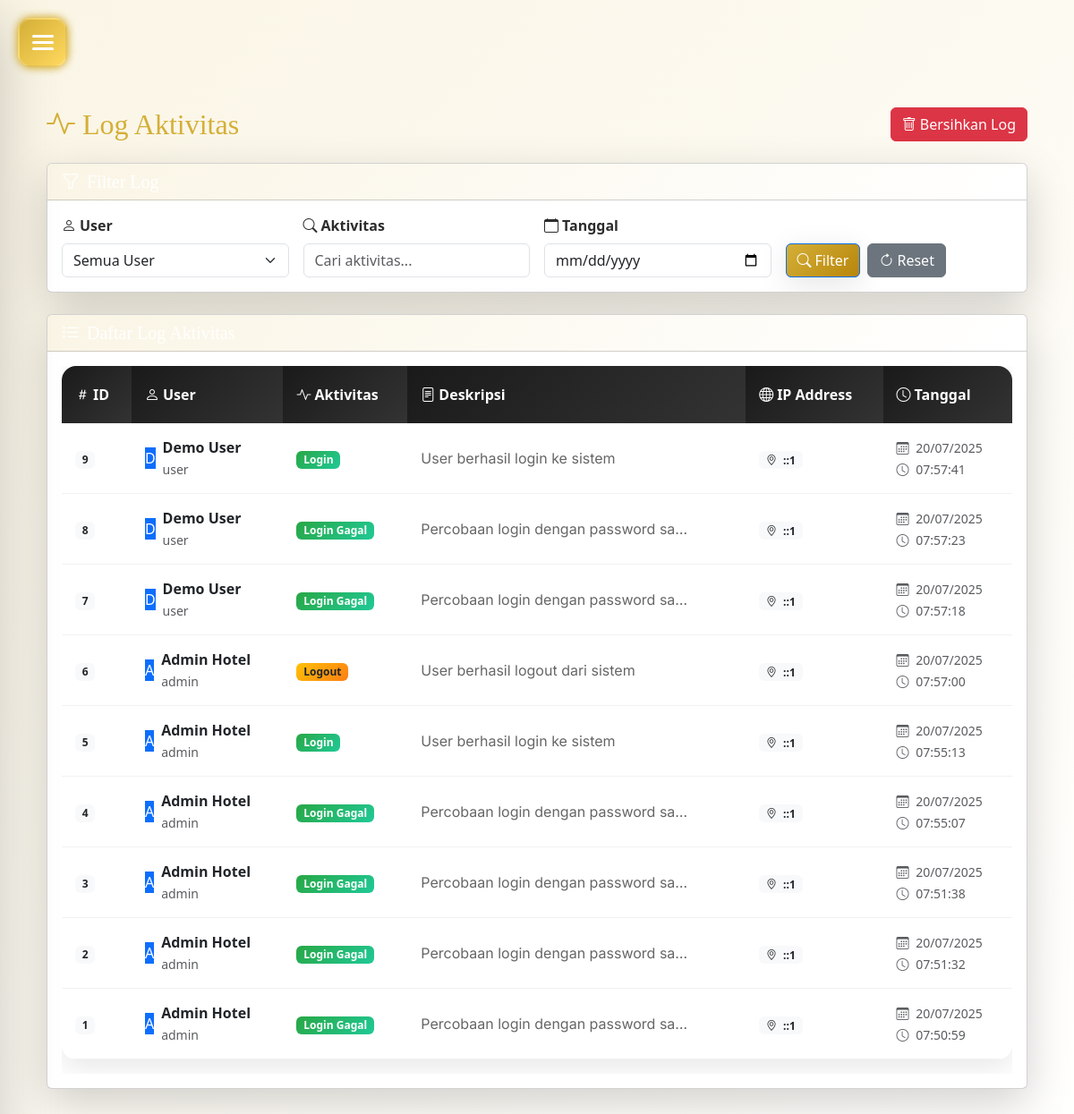
Page /admin/log_aktivitas.php (signed in) on the committed database.
### tables this page shows
CREATE TABLE `log_aktivitas` (
  `id` int(11) NOT NULL,
  `user_id` int(11) DEFAULT NULL,
  `aktivitas` varchar(255) NOT NULL,
  `deskripsi` text DEFAULT NULL,
  `ip_address` varchar(45) DEFAULT NULL,
  `tanggal` timestamp NULL DEFAULT current_timestamp()
);

CREATE TABLE `users` (
  `id` int(11) NOT NULL,
  `username` varchar(50) NOT NULL,
  `password` varchar(255) NOT NULL,
  `nama_lengkap` varchar(100) NOT NULL,
  `email` varchar(100) DEFAULT NULL,
  `phone` varchar(20) DEFAULT NULL,
  `alamat` text DEFAULT NULL,
  `role_id` int(11) NOT NULL,
  `last_login` timestamp NULL DEFAULT NULL,
  `created_at` timestamp NULL DEFAULT current_timestamp(),
  `password_reset_token` varchar(255) DEFAULT NULL,
  `password_reset_expires` timestamp NULL DEFAULT NULL,
  `login_attempts` int(11) DEFAULT 0,
  `locked_until` timestamp NULL DEFAULT NULL
);

### admin/log_aktivitas.php (the view, shortened to what this page needs)
<?php
require '../config/koneksi.php';
$filter_aktivitas = isset($_GET['aktivitas']) ? $_GET['aktivitas'] : '';
$filter_date = isset($_GET['date']) ? $_GET['date'] : '';
$params = [];
$param_types = '';
$where_clause = '';
$query = "SELECT l.*, u.nama_lengkap, u.username
          FROM log_aktivitas l
          LEFT JOIN users u ON l.user_id = u.id
          $where_clause
          ORDER BY l.tanggal DESC
          LIMIT 100";
if (!empty($params)) {
    $stmt = $conn->prepare($query);
    $stmt->bind_param($param_types, ...$params);
    $stmt->execute();
    $result = $stmt->get_result();
} else {
    $result = mysqli_query($conn, $query);
}
?>
<!DOCTYPE html>
<html lang="id">
<head>
    <link rel="stylesheet" href="../assets/style.css">
    <link href="https://cdn.jsdelivr.net/npm/bootstrap@5.3.0/dist/css/bootstrap.min.css" rel="stylesheet">
    <link rel="stylesheet" href="https://cdn.jsdelivr.net/npm/bootstrap-icons@1.10.5/font/bootstrap-icons.css">
</head>
<body class="admin-page">
    <?php require('sidebar.php'); ?>
<button class="hamburger-btn">
    <div class="hamburger-icon">
    </div>
</button>
<div class="main-content">
        <div class="container-fluid">
            <div class="d-flex justify-content-between align-items-center mb-4 fade-in-up">
                <h2 class="mb-0 text-gold">
                    <i class="bi bi-activity me-2"></i>Log Aktivitas
                </h2>
                <button class="btn btn-danger" data-bs-toggle="modal" data-bs-target="#clearModal">
                    <i class="bi bi-trash me-1"></i>Bersihkan Log
                </button>
            </div>
            <div class="card shadow-lg mb-4 fade-in-up">
                <div class="card-header bg-gradient-primary text-white">
                    <h5 class="card-title mb-0">
                        <i class="bi bi-funnel me-2"></i>Filter Log
                    </h5>
                </div>
                <div class="card-body">
                    <form method="GET" class="row g-3">
                        <div class="col-md-3">
                            <label class="form-label fw-bold">
                                <i class="bi bi-person me-1"></i>User
                            </label>
                            <select class="form-select" name="user">
                                <option value="">Semua User</option>
                            </select>
                        </div>
                        <div class="col-md-3">
                            <label class="form-label fw-bold">
                                <i class="bi bi-search me-1"></i>Aktivitas
                            </label>
                            <input type="text" class="form-control" name="aktivitas" value="<?= htmlspecialchars($filter_aktivitas) ?>" placeholder="Cari aktivitas...">
                        </div>
                        <div class="col-md-3">
                            <label class="form-label fw-bold">
                                <i class="bi bi-calendar me-1"></i>Tanggal
                            </label>
                            <input type="date" class="form-control" name="date" value="<?= htmlspecialchars($filter_date) ?>">
                        </div>
                        <div class="col-md-3">
                            <label class="form-label">&nbsp;</label>
                            <div class="d-flex gap-2">
                                <button type="submit" class="btn btn-primary">
                                    <i class="bi bi-search me-1"></i>Filter
                                </button>
                                <a href="log_aktivitas.php" class="btn btn-secondary">
                                    <i class="bi bi-arrow-clockwise me-1"></i>Reset
                                </a>
                            </div>
                        </div>
                    </form>
                </div>
            </div>
            <div class="card shadow-lg fade-in-up">
                <div class="card-header bg-gradient-primary text-white">
                    <h5 class="card-title mb-0">
                        <i class="bi bi-list-ul me-2"></i>Daftar Log Aktivitas
                    </h5>
                </div>
                <div class="card-body">
                    <?php if (mysqli_num_rows($result) > 0): ?>
                        <div class="table-responsive">
                            <table class="table table-hover align-middle">
                                <thead class="table-dark">
                                    <tr>
                                        <th><i class="bi bi-hash me-1"></i>ID</th>
                                        <th><i class="bi bi-person me-1"></i>User</th>
                                        <th><i class="bi bi-activity me-1"></i>Aktivitas</th>
                                        <th><i class="bi bi-file-text me-1"></i>Deskripsi</th>
                                        <th><i class="bi bi-globe me-1"></i>IP Address</th>
                                        <th><i class="bi bi-clock me-1"></i>Tanggal</th>
                                    </tr>
                                </thead>
                                <tbody>
                                    <?php while ($row = mysqli_fetch_assoc($result)): ?>
                                    <tr>
                                        <td><span class="badge bg-light text-dark"><?= $row['id'] ?></span></td>
                                        <td>
                                            <div class="d-flex align-items-center">
                                                <div class="avatar-circle bg-primary text-white me-2">
                                                    <?= strtoupper(substr($row['nama_lengkap'] ?? 'S', 0, 1)) ?>
                                                </div>
                                                <div>
                                                    <strong><?= htmlspecialchars($row['nama_lengkap'] ?? 'System') ?></strong><br>
                                                    <small class="text-muted"><?= htmlspecialchars($row['username'] ?? '-') ?></small>
                                                </div>
                                            </div>
                                        </td>
                                        <td>
                                            <?php
                                            $activity_colors = [
                                                'login' => 'bg-success',
                                                'logout' => 'bg-warning text-dark',
                                                'create' => 'bg-primary',
                                                'update' => 'bg-info',
                                                'delete' => 'bg-danger',
                                                'view' => 'bg-secondary'
                                            ];
                                            $activity = strtolower($row['aktivitas']);
                                            $badge_class = 'bg-primary';
                                            foreach ($activity_colors as $key => $color) {
                                                if (strpos($activity, $key) !== false) {
                                                    $badge_class = $color;
                                                    break;
                                                }
                                            }
                                            ?>
                                            <span class="badge <?= $badge_class ?>">
                                                <?= htmlspecialchars($row['aktivitas']) ?>
                                            </span>
                                        </td>
                                        <td>
                                            <div class="description-preview" style="max-width: 300px;">
                                                <p class="mb-0 text-truncate" title="<?= htmlspecialchars($row['deskripsi'] ?? '-') ?>">
                                                    <?= htmlspecialchars($row['deskripsi'] ?? '-') ?>
                                                </p>
                                            </div>
                                        </td>
                                        <td>
                                            <span class="badge bg-light text-dark">
                                                <i class="bi bi-geo-alt me-1"></i>
                                                <?= htmlspecialchars($row['ip_address'] ?? '-') ?>
                                            </span>
                                        </td>
                                        <td>
                                            <small class="text-muted">
                                                <i class="bi bi-calendar3 me-1"></i>
                                                <?= date('d/m/Y', strtotime($row['tanggal'])) ?><br>
                                                <i class="bi bi-clock me-1"></i>
                                                <?= date('H:i:s', strtotime($row['tanggal'])) ?>
                                            </small>
                                        </td>
                                    </tr>
                                    <?php endwhile; ?>
                                </tbody>
                            </table>
                        </div>
                    <?php endif; ?>
                </div>
            </div>
        </div>
</div>
</body>
</html>

### assets/style.css (style rules this page uses)
:root { --primary-gold: #d4af37; --primary-dark: #1a1a1a; --primary-green: #2c5530; --accent-cream: #faf5e5; --text-dark: #2c2c2c; --text-light: #666666; --glass-bg: rgba(255, 255, 255, 0.1); --glass-border: rgba(255, 255, 255, 0.2); --shadow-soft: 0 8px 32px rgba(0, 0, 0, 0.1); --shadow-medium: 0 12px 48px rgba(0, 0, 0, 0.15); --shadow-strong: 0 20px 64px rgba(0, 0, 0, 0.2); --transition-smooth: all 0.4s cubic-bezier(0.4, 0, 0.2, 1); --transition-fast: all 0.2s ease; --border-radius: 16px; --border-radius-lg: 24px; }
* { margin: 0; padding: 0; box-sizing: border-box; }
html { scroll-behavior: smooth; }
body { font-family: "Inter", sans-serif; background: linear-gradient(135deg, var(--accent-cream) 0%, #ffffff 100%); color: var(--text-dark); line-height: 1.6; overflow-x: hidden; }
h1, h2, h3, h4, h5, h6 { font-family: "Playfair Display", serif; font-weight: 600; color: var(--primary-dark); margin-bottom: 1rem; }
h2 { font-size: 2.8rem; line-height: 1.3; }
h5 { font-size: 1.4rem; line-height: 1.5; }
p { font-family: "Inter", sans-serif; color: var(--text-light); margin-bottom: 1rem; }
.hamburger-btn { position: fixed; top: 30px; left: 30px; width: 60px; height: 60px; background: linear-gradient(135deg, var(--primary-gold), #b8860b); border: none; border-radius: 50%; cursor: pointer; z-index: 1001; display: flex; align-items: center; justify-content: center; box-shadow: var(--shadow-medium); transition: var(--transition-smooth); backdrop-filter: blur(10px); }
.hamburger-icon { width: 24px; height: 18px; position: relative; transform: rotate(0deg); transition: var(--transition-smooth); }
.main-content { margin-left: 0; min-height: 100vh; padding: 120px 40px 40px; transition: var(--transition-smooth); }
.form-control { border: 2px solid rgba(0, 0, 0, 0.1); border-radius: 12px; padding: 15px 20px; font-size: 1rem; transition: var(--transition-fast); background: rgba(255, 255, 255, 0.9); }
.form-label { font-weight: 600; color: var(--text-dark); margin-bottom: 8px; }
.btn { border-radius: 12px; padding: 15px 30px; font-weight: 600; font-size: 1rem; transition: var(--transition-fast); border: none; cursor: pointer; }
.btn-primary { background: linear-gradient(135deg, var(--primary-gold), #b8860b); color: white; box-shadow: var(--shadow-soft); }
.card { border: none; border-radius: var(--border-radius); box-shadow: var(--shadow-soft); transition: var(--transition-smooth); background: white; overflow: hidden; }
.card-header { background: linear-gradient(135deg, var(--accent-cream), white); border-bottom: 1px solid rgba(0, 0, 0, 0.1); padding: 20px; }
.card-body { padding: 25px; }
.table { background: white; border-radius: var(--border-radius); overflow: hidden; box-shadow: var(--shadow-soft); }
.table thead th { background: linear-gradient(135deg, var(--primary-dark), #333); color: white; border: none; padding: 20px 15px; font-weight: 600; }
.table tbody td { padding: 15px; border-bottom: 1px solid rgba(0, 0, 0, 0.05); vertical-align: middle; }
.badge { padding: 8px 16px; border-radius: 20px; font-weight: 500; font-size: 0.85rem; }
.badge.bg-success { background: linear-gradient(135deg, #28a745, #20c997) !important; }
.badge.bg-warning { background: linear-gradient(135deg, #ffc107, #fd7e14) !important; }
.text-gold { color: var(--primary-gold); }
.fade-in-up { animation: fadeInUp 0.6s ease-out; }

### assets/css/hamburger-user.css (style rules this page uses)
:root { --bg-primary: #1c1c28; --bg-secondary: #181823; --card-bg: #23232e; --card-bg-lighter: #26263a; --primary-accent: #d4af37; --primary-accent-hover: #ffd95e; --secondary-accent-soft-purple: #9e8cfc; --secondary-accent-sky-blue: #6fc1ff; --text-primary: #ffffff; --text-secondary: #a0a0b0; --text-muted: #c0c0c0; --success-color: #4cd964; --danger-color: #ff5c5c; --border-accent: #2e2e40; --border-table: #2e2e40; }
.hamburger-btn { position: fixed; top: 20px; left: 20px; z-index: 9999; width: 55px; height: 55px; background: linear-gradient( 135deg, var(--primary-accent) 0%, var(--primary-accent-hover) 100% ); border: none; border-radius: 15px; cursor: pointer; display: flex; align-items: center; justify-content: center; box-shadow: 0 4px 15px rgba(244, 196, 48, 0.3); transition: all 0.3s ease; overflow: hidden; backdrop-filter: blur(8px); border: 2px solid rgba(255, 255, 255, 0.15); }
.main-content { transition: filter 0.3s ease; }
.hamburger-btn { box-shadow: 0 0 10px rgba(212, 175, 55, 0.8) !important; }

### rows in the picture
log_aktivitas: id "9", user.nama_lengkap "D", user.nama_lengkap "Demo User", user.username "user", aktivitas "Login", deskripsi "User berhasil login ke sistem", ip_address "::1", tanggal "20/07/2025", tanggal "07:57:41"
log_aktivitas: id "8", user.nama_lengkap "D", user.nama_lengkap "Demo User", user.username "user", aktivitas "Login Gagal", deskripsi "Percobaan login dengan password sa…", ip_address "::1", tanggal "20/07/2025", tanggal "07:57:23"
log_aktivitas: id "7", user.nama_lengkap "D", user.nama_lengkap "Demo User", user.username "user", aktivitas "Login Gagal", deskripsi "Percobaan login dengan password sa…", ip_address "::1", tanggal "20/07/2025", tanggal "07:57:18"
log_aktivitas: id "6", user.nama_lengkap "A", user.nama_lengkap "Admin Hotel", user.username "admin", aktivitas "Logout", deskripsi "User berhasil logout dari sistem", ip_address "::1", tanggal "20/07/2025", tanggal "07:57:00"
log_aktivitas: id "5", user.nama_lengkap "A", user.nama_lengkap "Admin Hotel", user.username "admin", aktivitas "Login", deskripsi "User berhasil login ke sistem", ip_address "::1", tanggal "20/07/2025", tanggal "07:55:13"
log_aktivitas: id "4", user.nama_lengkap "A", user.nama_lengkap "Admin Hotel", user.username "admin", aktivitas "Login Gagal", deskripsi "Percobaan login dengan password sa…", ip_address "::1", tanggal "20/07/2025", tanggal "07:55:07"
log_aktivitas: id "3", user.nama_lengkap "A", user.nama_lengkap "Admin Hotel", user.username "admin", aktivitas "Login Gagal", deskripsi "Percobaan login dengan password sa…", ip_address "::1", tanggal "20/07/2025", tanggal "07:51:38"
log_aktivitas: id "2", user.nama_lengkap "A", user.nama_lengkap "Admin Hotel", user.username "admin", aktivitas "Login Gagal", deskripsi "Percobaan login dengan password sa…", ip_address "::1", tanggal "20/07/2025", tanggal "07:51:32"
log_aktivitas: id "1", user.nama_lengkap "A", user.nama_lengkap "Admin Hotel", user.username "admin", aktivitas "Login Gagal", deskripsi "Percobaan login dengan password sa…", ip_address "::1", tanggal "20/07/2025", tanggal "07:50:59"
